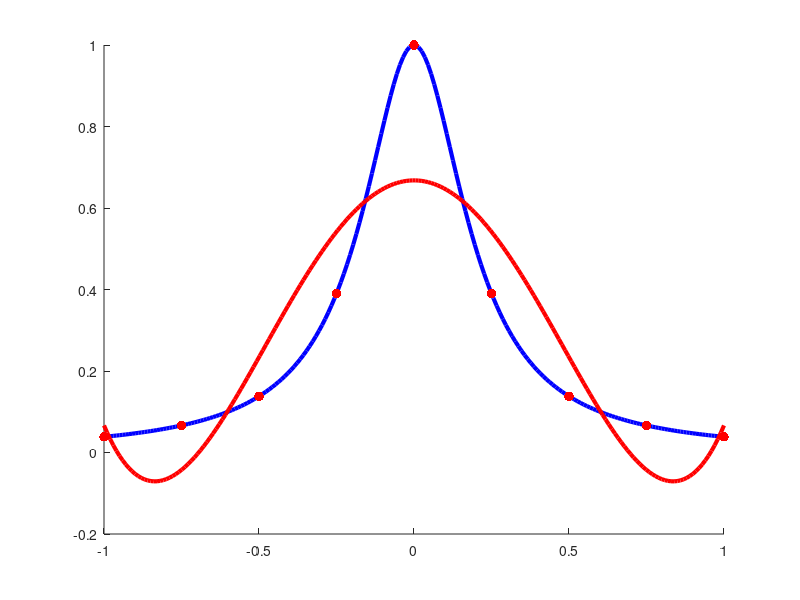

Source code (MATLAB):
function p1

clear all;
close all;

f = @(x) 1 ./ (1 + 25 * x .^ 2);

% Actual curve.
_x = linspace(-1, 1, 200);
_y = f(_x);

% Interpolating points.
x = -1:0.25:1;
y = f(x);

% Fit a polynomial to the interpolating points.
p = polyval(polyfit(x, y, 5), _x);

hold on;
plot(_x, _y, 'b', 'LineWidth', 3);
plot(_x,  p, 'r', 'LineWidth', 3);
scatter(x, y, 50, 'r', 'filled');

end
